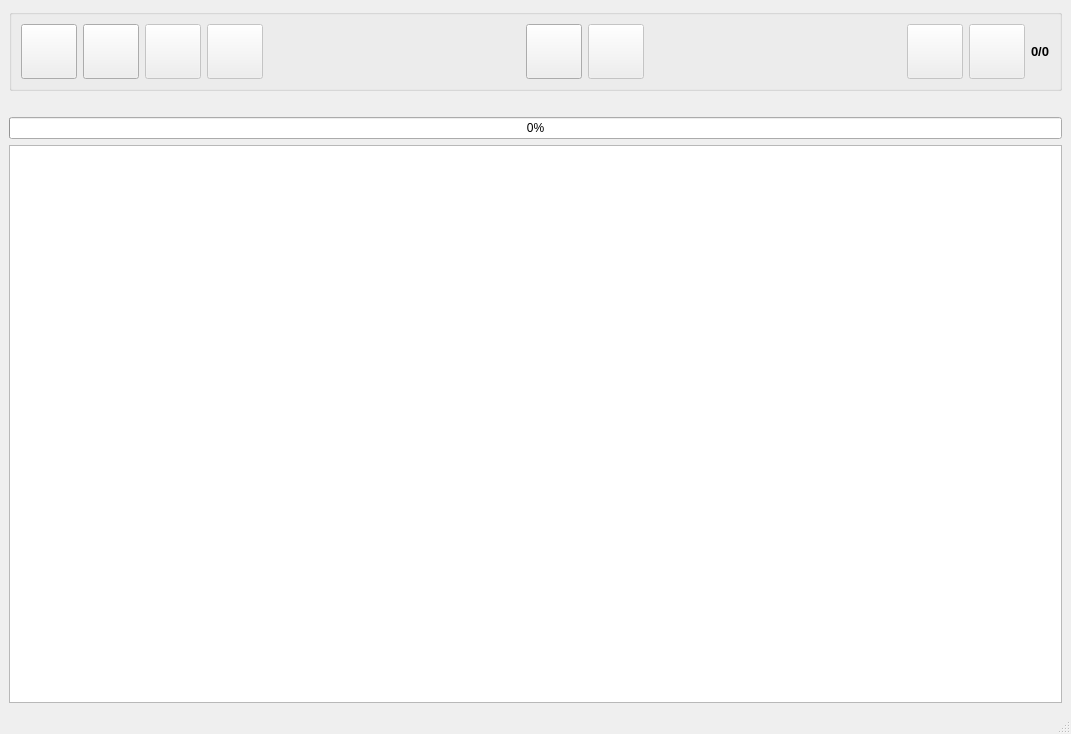
<?xml version="1.0" encoding="UTF-8"?>
<ui version="4.0">
 <class>MainWindow</class>
 <widget class="QMainWindow" name="MainWindow">
  <property name="enabled">
   <bool>true</bool>
  </property>
  <property name="geometry">
   <rect>
    <x>0</x>
    <y>0</y>
    <width>1071</width>
    <height>734</height>
   </rect>
  </property>
  <property name="windowTitle">
   <string>Nsfw Report Explorer v1.0 by MAX</string>
  </property>
  <widget class="QWidget" name="centralwidget">
   <layout class="QVBoxLayout" name="verticalLayout">
    <item>
     <widget class="QGroupBox" name="groupBox">
      <property name="minimumSize">
       <size>
        <width>0</width>
        <height>0</height>
       </size>
      </property>
      <property name="title">
       <string/>
      </property>
      <layout class="QHBoxLayout" name="horizontalLayout">
       <item>
        <widget class="QToolButton" name="btnScannFolder">
         <property name="accessibleName">
          <string>Escanear Directorio.</string>
         </property>
         <property name="text">
          <string/>
         </property>
         <property name="icon">
          <iconset>
           <normaloff>icons/icon-searchfolder.png</normaloff>icons/icon-searchfolder.png</iconset>
         </property>
         <property name="iconSize">
          <size>
           <width>48</width>
           <height>48</height>
          </size>
         </property>
        </widget>
       </item>
       <item>
        <widget class="QToolButton" name="btnOpenFolder">
         <property name="toolTip">
          <string>Abrir Reporte.</string>
         </property>
         <property name="text">
          <string/>
         </property>
         <property name="icon">
          <iconset>
           <normaloff>icons/icon-folder-open.png</normaloff>icons/icon-folder-open.png</iconset>
         </property>
         <property name="iconSize">
          <size>
           <width>48</width>
           <height>48</height>
          </size>
         </property>
        </widget>
       </item>
       <item>
        <widget class="QToolButton" name="btnCloseFolder">
         <property name="enabled">
          <bool>false</bool>
         </property>
         <property name="toolTip">
          <string>Cerrar Reporte.</string>
         </property>
         <property name="text">
          <string/>
         </property>
         <property name="icon">
          <iconset>
           <normaloff>icons/icon-deletefolderalt.png</normaloff>icons/icon-deletefolderalt.png</iconset>
         </property>
         <property name="iconSize">
          <size>
           <width>48</width>
           <height>48</height>
          </size>
         </property>
        </widget>
       </item>
       <item>
        <widget class="QToolButton" name="btnSave">
         <property name="enabled">
          <bool>false</bool>
         </property>
         <property name="toolTip">
          <string>Guardar reporte.</string>
         </property>
         <property name="text">
          <string/>
         </property>
         <property name="icon">
          <iconset>
           <normaloff>icons/icon-save-floppy.png</normaloff>icons/icon-save-floppy.png</iconset>
         </property>
         <property name="iconSize">
          <size>
           <width>48</width>
           <height>48</height>
          </size>
         </property>
        </widget>
       </item>
       <item>
        <spacer name="horizontalSpacer_2">
         <property name="orientation">
          <enum>Qt::Horizontal</enum>
         </property>
         <property name="sizeHint" stdset="0">
          <size>
           <width>40</width>
           <height>20</height>
          </size>
         </property>
        </spacer>
       </item>
       <item>
        <widget class="QToolButton" name="btnList">
         <property name="toolTip">
          <string>Ver Lista</string>
         </property>
         <property name="text">
          <string/>
         </property>
         <property name="icon">
          <iconset>
           <normaloff>icons/icon-menu.png</normaloff>icons/icon-menu.png</iconset>
         </property>
         <property name="iconSize">
          <size>
           <width>48</width>
           <height>48</height>
          </size>
         </property>
        </widget>
       </item>
       <item>
        <widget class="QToolButton" name="btnGrid">
         <property name="enabled">
          <bool>false</bool>
         </property>
         <property name="toolTip">
          <string>Ver Mosaico</string>
         </property>
         <property name="text">
          <string/>
         </property>
         <property name="icon">
          <iconset>
           <normaloff>icons/icon-th.png</normaloff>icons/icon-th.png</iconset>
         </property>
         <property name="iconSize">
          <size>
           <width>48</width>
           <height>48</height>
          </size>
         </property>
        </widget>
       </item>
       <item>
        <spacer name="horizontalSpacer">
         <property name="orientation">
          <enum>Qt::Horizontal</enum>
         </property>
         <property name="sizeHint" stdset="0">
          <size>
           <width>40</width>
           <height>20</height>
          </size>
         </property>
        </spacer>
       </item>
       <item>
        <widget class="QToolButton" name="btnUnsSelect">
         <property name="enabled">
          <bool>false</bool>
         </property>
         <property name="toolTip">
          <string>Quitar Seleccion</string>
         </property>
         <property name="text">
          <string/>
         </property>
         <property name="icon">
          <iconset>
           <normaloff>icons/icon-th-list.png</normaloff>icons/icon-th-list.png</iconset>
         </property>
         <property name="iconSize">
          <size>
           <width>48</width>
           <height>48</height>
          </size>
         </property>
        </widget>
       </item>
       <item>
        <widget class="QToolButton" name="btnRemove">
         <property name="enabled">
          <bool>false</bool>
         </property>
         <property name="toolTip">
          <string>Eliminar Seleccionados</string>
         </property>
         <property name="text">
          <string/>
         </property>
         <property name="icon">
          <iconset>
           <normaloff>icons/icon-trash.png</normaloff>icons/icon-trash.png</iconset>
         </property>
         <property name="iconSize">
          <size>
           <width>48</width>
           <height>48</height>
          </size>
         </property>
        </widget>
       </item>
       <item>
        <widget class="QLabel" name="lblSelCount">
         <property name="font">
          <font>
           <pointsize>10</pointsize>
           <weight>75</weight>
           <bold>true</bold>
          </font>
         </property>
         <property name="text">
          <string>0/0</string>
         </property>
        </widget>
       </item>
      </layout>
     </widget>
    </item>
    <item>
     <widget class="QLabel" name="lblOpenFolder">
      <property name="text">
       <string/>
      </property>
      <property name="wordWrap">
       <bool>true</bool>
      </property>
     </widget>
    </item>
    <item>
     <widget class="QProgressBar" name="progressBar">
      <property name="value">
       <number>0</number>
      </property>
     </widget>
    </item>
    <item>
     <widget class="QListWidget" name="listReporte">
      <property name="font">
       <font>
        <pointsize>14</pointsize>
        <weight>75</weight>
        <bold>true</bold>
       </font>
      </property>
      <property name="toolTip">
       <string/>
      </property>
      <property name="frameShape">
       <enum>QFrame::StyledPanel</enum>
      </property>
      <property name="frameShadow">
       <enum>QFrame::Sunken</enum>
      </property>
      <property name="sizeAdjustPolicy">
       <enum>QAbstractScrollArea::AdjustToContents</enum>
      </property>
      <property name="alternatingRowColors">
       <bool>true</bool>
      </property>
      <property name="selectionMode">
       <enum>QAbstractItemView::MultiSelection</enum>
      </property>
      <property name="iconSize">
       <size>
        <width>80</width>
        <height>80</height>
       </size>
      </property>
      <property name="flow">
       <enum>QListView::TopToBottom</enum>
      </property>
      <property name="isWrapping" stdset="0">
       <bool>true</bool>
      </property>
      <property name="spacing">
       <number>5</number>
      </property>
      <property name="gridSize">
       <size>
        <width>200</width>
        <height>80</height>
       </size>
      </property>
      <property name="viewMode">
       <enum>QListView::ListMode</enum>
      </property>
      <property name="modelColumn">
       <number>0</number>
      </property>
      <property name="uniformItemSizes">
       <bool>true</bool>
      </property>
      <property name="wordWrap">
       <bool>true</bool>
      </property>
      <property name="selectionRectVisible">
       <bool>true</bool>
      </property>
     </widget>
    </item>
   </layout>
  </widget>
  <widget class="QStatusBar" name="statusbar">
   <property name="mouseTracking">
    <bool>false</bool>
   </property>
   <property name="toolTip">
    <string/>
   </property>
   <property name="toolTipDuration">
    <number>0</number>
   </property>
   <property name="statusTip">
    <string/>
   </property>
   <property name="whatsThis">
    <string/>
   </property>
   <property name="autoFillBackground">
    <bool>false</bool>
   </property>
   <property name="sizeGripEnabled">
    <bool>true</bool>
   </property>
  </widget>
 </widget>
 <resources/>
 <connections/>
</ui>
